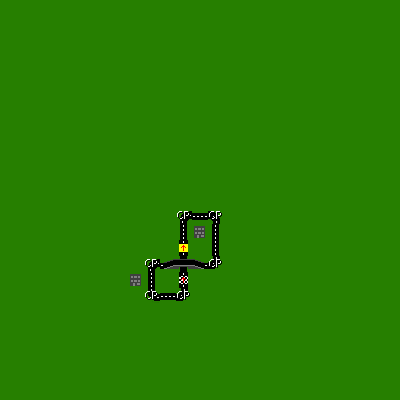

This game map was drawn from its Tiled (.tmx) file and the tilesets committed beside it. A one-line description and the trimmed map source follow:
An orthogonal 25x25 tile map with 16x16 px tiles, 2 tile layers (Road, Meta), 1 hidden layer not drawn.

<map version="1.0" orientation="orthogonal" width="25" height="25" tilewidth="16" tileheight="16">
 <properties>
  <property name="time" value="50" />
 </properties>
 <tileset firstgid="1" name="icons" tilewidth="16" tileheight="16">
  <image source="../images/icons.png" trans="ff00ff" width="512" height="512" />
 </tileset>
 <layer name="Road" width="25" height="25">
  <data>[625 cells, 625 non-empty, 13 distinct tile ids]</data>
 </layer>
 <layer name="Meta" width="25" height="25">
  <data>[625 cells, 563 non-empty, 2 distinct tile ids]</data>
 </layer>
 <layer name="Walls" width="25" height="25" visible="0">
  <data>[625 cells, 625 non-empty, 2 distinct tile ids]</data>
 </layer>
</map>
